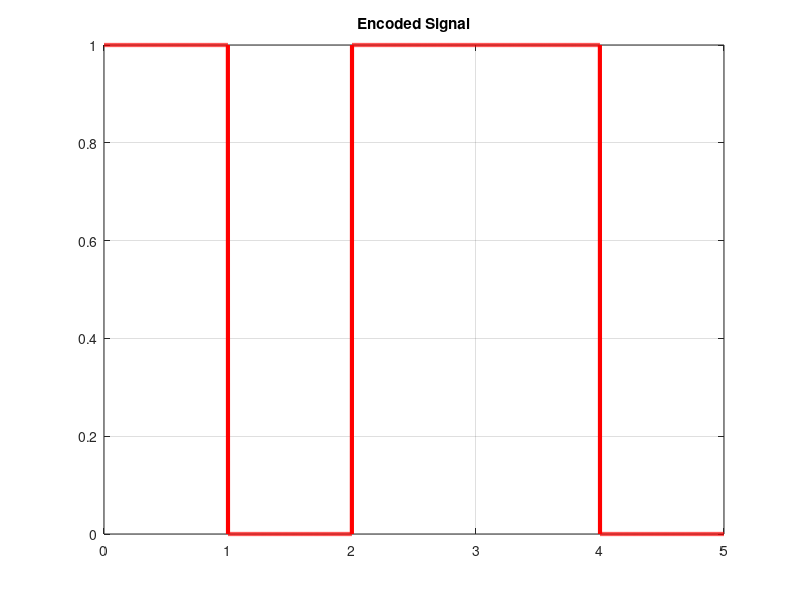

This chart was generated by the following MATLAB code:
bits = [1 0 1 1 0];
bitrate = 1; % bits per second
n = 1000; % sample points per bit
T = length(bits) / bitrate; % total time
N = length(bits) * n; % total points
dt = T / N; % time each point will take

t = 0:dt:T; % time domain
x = zeros(1,length(t)); % amplitude domain

%%encoding
for i = 1:length(bits)
    if bits(i) == 1
        x((i-1)* n + 1 : i * n) = 1;
    end
end

plot(t, x, 'Linewidth', 3, 'Color', 'r');
title('Encoded Signal');
grid on;
%%decoding
counter = 0;
for i = 1:length(t)
    if t(i) > counter
        counter = counter + 1;
        result(counter) = x(i);
    end
end

disp(result);
